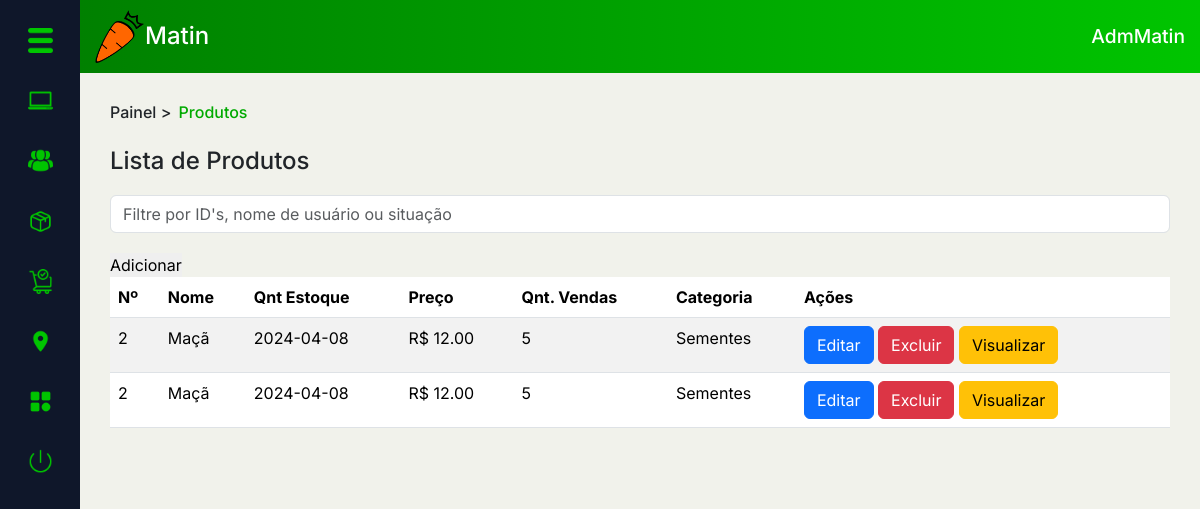
The app's page /PAGES/dashboard.php?page=prod_list (signed in), older data.
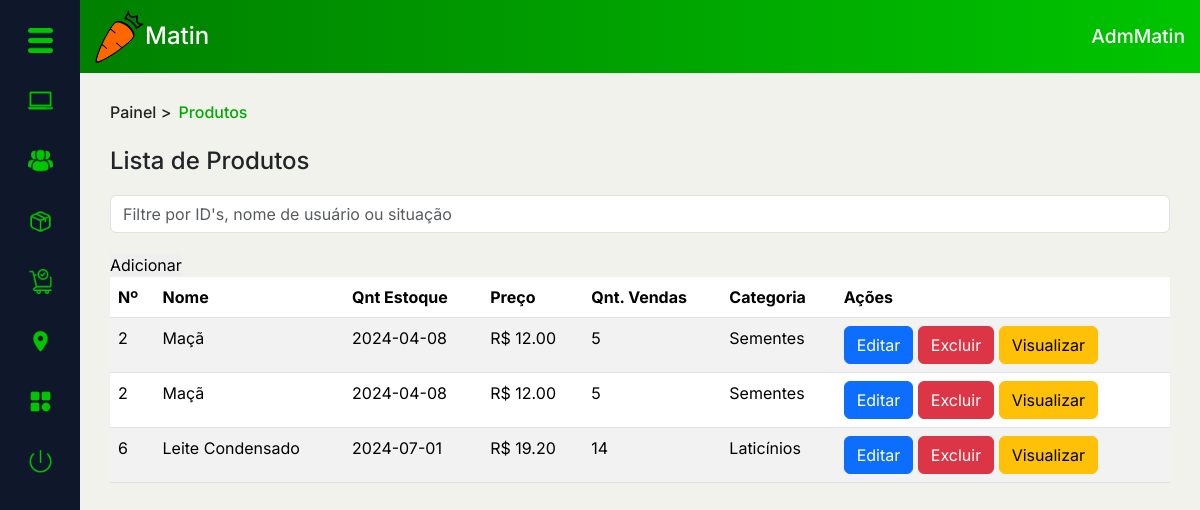
The same page, newer data.
### tables this page shows
CREATE TABLE `produto` (
  `idProduto` int(11) NOT NULL,
  `nome_prod` varchar(100) NOT NULL,
  `qnt_prod_estoque` int(11) NOT NULL,
  `data_criacao_prod` date NOT NULL,
  `preco_prod` decimal(5,2) NOT NULL,
  `fotos_prod` varchar(100) NOT NULL DEFAULT 'sem_foto.png',
  `qnt_vendas` int(11) NOT NULL,
  `promocao` int(11) DEFAULT NULL,
  `parcela` int(11) DEFAULT NULL,
  `idCategoria` int(11) NOT NULL
);

CREATE TABLE `cria` (
  `idCria` int(11) NOT NULL,
  `idUsu` int(11) NOT NULL,
  `idProduto` int(11) NOT NULL
);

CREATE TABLE `categoria` (
  `idCategoria` int(11) NOT NULL,
  `nome_cat` varchar(45) NOT NULL,
  `img_cat` varchar(300) DEFAULT 'sem_foto.png',
  `desc_cat` varchar(100) DEFAULT NULL,
  `qnt_vis` int(11) DEFAULT NULL
);

### MODEL/autenticacao.php (called while the page is built, shortened)
<?php
function pegarIDUsuario(){
    return $_SESSION['idUsu'];
}
?>

### PAGES/DASHBOARD/prod_list.php (the view, shortened to what this page needs)
<div class="conteudo" id="conteudo2">
    <div class="top-cont">
        <div class="local">
            <h6><a href="../DASHBOARD/adminDash.php">Painel</a> > <mark>Produtos</mark></h6>
        </div>
    </div>
    <div class="main-cont">
        <div class="main-tit">
            <h4>Lista de Produtos</h4>
        </div>
        <div class="pesq">
            <div class="input-group flex-nowrap search-bar">
                <input type="search" class="form-control" placeholder="Filtre por ID's, nome de usuário ou situação" aria-label="Search" aria-describedby="addon-wrapping">
            </div>
            <a href="?page=add_usu&NdPAdd=1"><button class="btnAdd" type="button">Adicionar</button></a>
        </div>
        <table class="table table-striped">
            <thead>
                <tr>
                    <th scope="col">Nº</th>
                    <th scope="col">Nome</th>
                    <th scope="col">Qnt Estoque</th>
                    <th scope="col">Preço</th>
                    <th scope="col">Qnt. Vendas</th>
                    <th scope="col">Categoria</th>
                    <th scope="col">Ações</th>
                </tr>
            </thead>
            <tbody>
                <?php
                $pagina = 1;
                $limite = 4;
                $inicio = ($pagina * $limite) - $limite;
                $selectQ = "SELECT * FROM produto p INNER JOIN categoria c ON p.idCategoria = c.idCategoria INNER JOIN cria c2 ON c2.idProduto = p.idProduto WHERE c2.idUsu = $idUsu ORDER BY p.idProduto LIMIT $inicio, $limite";
                $selectP = $cx->prepare($selectQ);
                $selectP->setFetchMode(PDO::FETCH_ASSOC);
                $selectP->execute();
                $total = $selectP->rowCount();
                if ($total == 0) {
                    echo "<p class='txtVermelho'>Não há registros no momento...</p>";
                } else {
                    while ($dados = $selectP->fetch()) {
                        echo "<tr>";
                        echo "<td scope='row'>{$dados['idProduto']}</td>";
                        echo "<td>{$dados['nome_prod']}</td>";
                        echo "<td>{$dados['data_criacao_prod']}</td>";
                        echo "<td>R$ {$dados['preco_prod']}</td>";
                        echo "<td>{$dados['qnt_vendas']}</td>";
                        echo "<td>{$dados['nome_cat']}</td>";
                        echo "<td><a href='#'><button type='button' class='btn btn-primary'>Editar</button></a> <a href='#'><button type='button' class='btn btn-danger'>Excluir</button></a> <a href='#'><button type='button' class='btn btn-warning'>Visualizar</button></a></td>";
                        echo "</tr>";
                    }
                }
                ?>
            </tbody>
        </table>
    </div>
</div>

Row changes from the older to the newer data that the page shows:
added produto: cria.idProduto "6", nome_prod "Leite Condensado", data_criacao_prod "2024-07-01", preco_prod "19.20", qnt_vendas "14", idCategoria.nome_cat "Laticínios"
